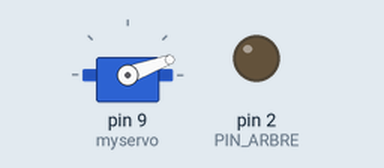
This sketch was run on a simulated Arduino Uno, built with avr-gcc and run on an emulated ATmega328P. Parts: servo, output pins drawn as LEDs (lit = HIGH).

Above: at 0.05 s.
At 4.95 s:
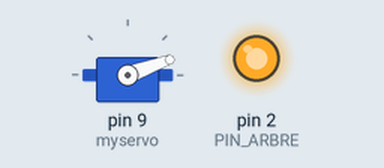
At 10.0 s:
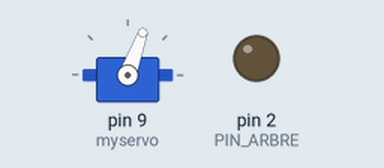
Timing chart, 0 to 13.0 s (numbered marks = the images above):
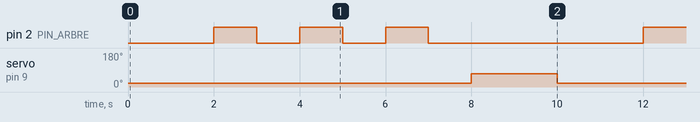

Measured:
- by itself, pin 2 (PIN_ARBRE): repeats every 10.0 s: 2 × (LOW 1.0 s, HIGH 1.0 s), LOW 5.0 s, HIGH 1.0 s
- by itself, servo on pin 9 (myservo): alternates 70° for 2.0 s and 20° for 8.0 s

The sketch:

Demo1.ino
```cpp
/*
 Controlling a servo position using a potentiometer (variable resistor)
 by Michal Rinott <http://people.interaction-ivrea.it/m.rinott>

 modified on 8 Nov 2013
 by Scott Fitzgerald
 http://www.arduino.cc/en/Tutorial/Knob
*/

#include <Servo.h>

#define PIN_ARBRE 2

Servo myservo;  // create servo object to control a servo

void setup() {
  myservo.attach(9);  // attaches the servo on pin 9 to the servo object
  pinMode(PIN_ARBRE,OUTPUT);
}

void loop() {
  // porte
  myservo.write(20);
  delay(2000);

  // arbre
  digitalWrite(PIN_ARBRE,HIGH);
  delay(1000);
  digitalWrite(PIN_ARBRE,LOW);
  delay(1000);
  digitalWrite(PIN_ARBRE,HIGH);
  delay(1000);
  digitalWrite(PIN_ARBRE,LOW);
  delay(1000);
  digitalWrite(PIN_ARBRE,HIGH);
  delay(1000);
  digitalWrite(PIN_ARBRE,LOW);
  delay(1000);

  // porte
  myservo.write(70);
  delay(2000);
}
```
